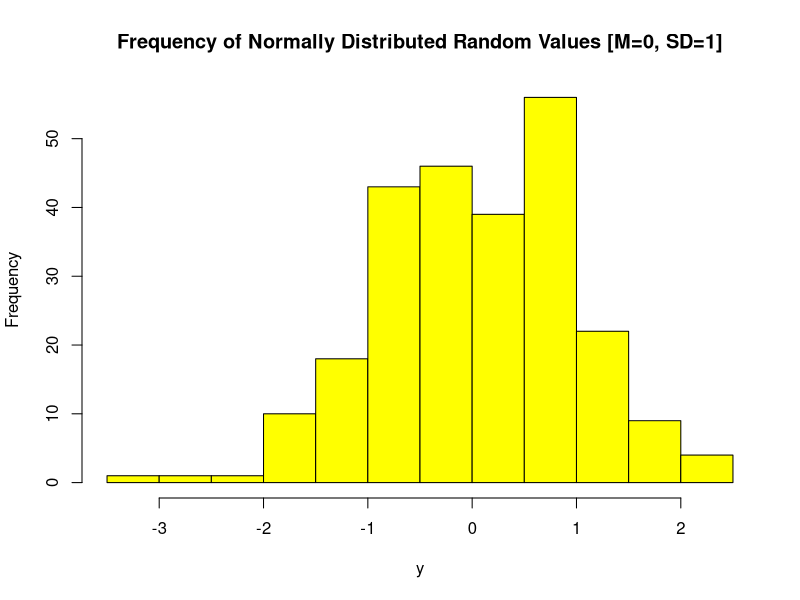
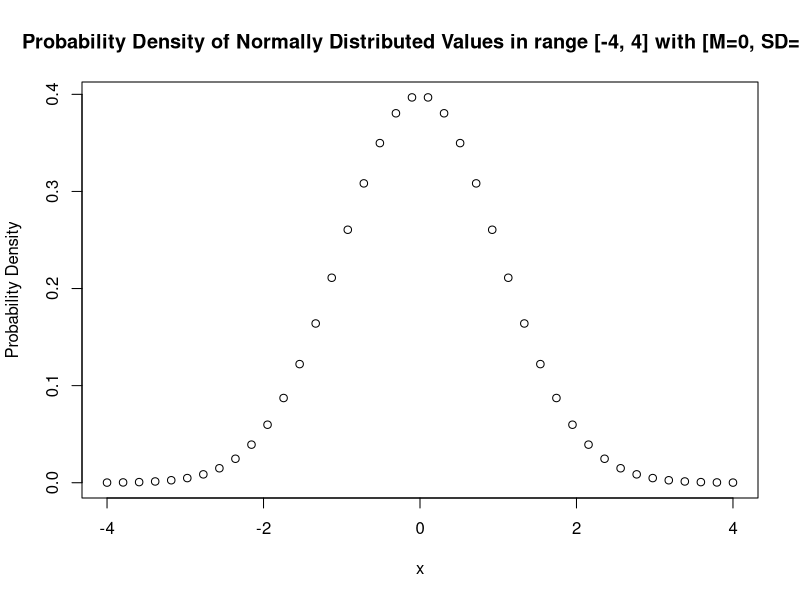
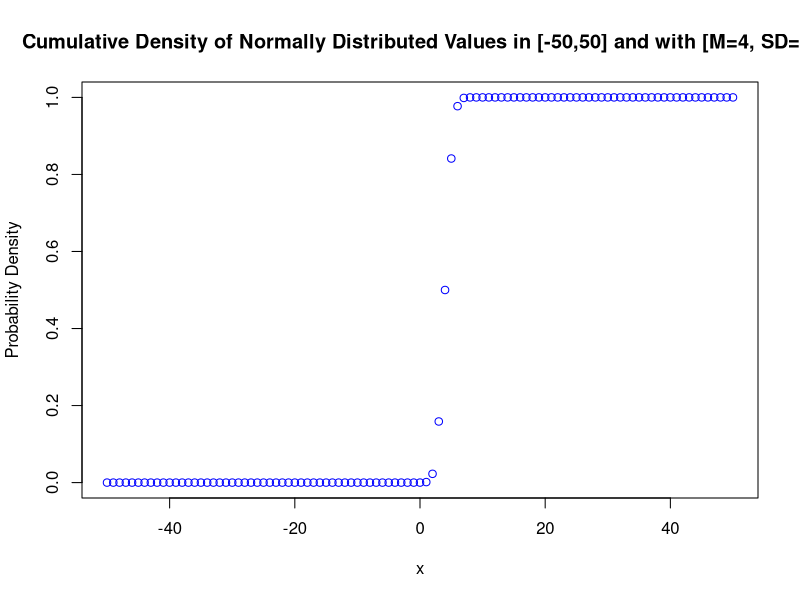

The R script that drew these images, in order:
# Author:       Niall McGuinness
# Title:        Normal Distribution
# Description:  Illustrating concepts relating to normal distribution
# Date:         03/2022
# Version:      1.0
# See:          [UPDATED 30.3.22]
#               https://data-flair.training/blogs/normal-distribution-in-r/
#               http://www.sthda.com/english/wiki/line-types-in-r-lty
#               https://www.youtube.com/watch?v=lPOSwfxMd3c
#               https://statisticsglobe.com/increase-font-size-in-plot-in-r


# cat is the concatenate and print function 
# The string literal "\014" sends a CTRL + L to the console to clear it
cat("\014")

######################################### rnorm #########################################

#rnorm - used to generate N random values in a normal distribution

#generate a set of 25 random values with mean and SD
y <- rnorm(250, 0, 1)
hist(y, 
     main = "Frequency of Normally Distributed Random Values [M=0, SD=1]", 
     ylab = "Frequency",
     col = "yellow")

######################################### dnorm #########################################

#dnorm - used to generate a probability density over a normal distribution

x <- seq(-4, 4, length=40)
y <- dnorm(x, 0, 1)
plot(x, y, 
     main="Probability Density of Normally Distributed Values in range [-4, 4] with [M=0, SD=1]",
     ylab="Probability Density")


######################################### pnorm #########################################

#pnorm - used to generate a probability distribution function over a normal distribution

x <- -50:50
y <- pnorm(x, mean = 4, sd = 1)
plot(x,y,  
     main = "Cumulative Density of Normally Distributed Values in [-50,50] and with [M=4, SD=1]", 
     ylab = "Probability Density",
     col = "blue")

#pnorm - we can also use pnorm to calculate the percentile given X, M, and SD
grade <- 1800
mean <- 1500
sd <- 300
percentile <- pnorm(grade, mean, sd)
percentile
print(paste("With a grade of", grade, ",Pam is in the", percentile, "percentile!"))

######################################### qnorm #########################################

#qnorm - we can use qnorm to convert from a percentile to a Z-score 
zScore <- qnorm(percentile)
originalGrade <- zScore * sd + mean 
print(paste("With a percentile of ", percentile, ". Pam's original grade is", originalGrade))







